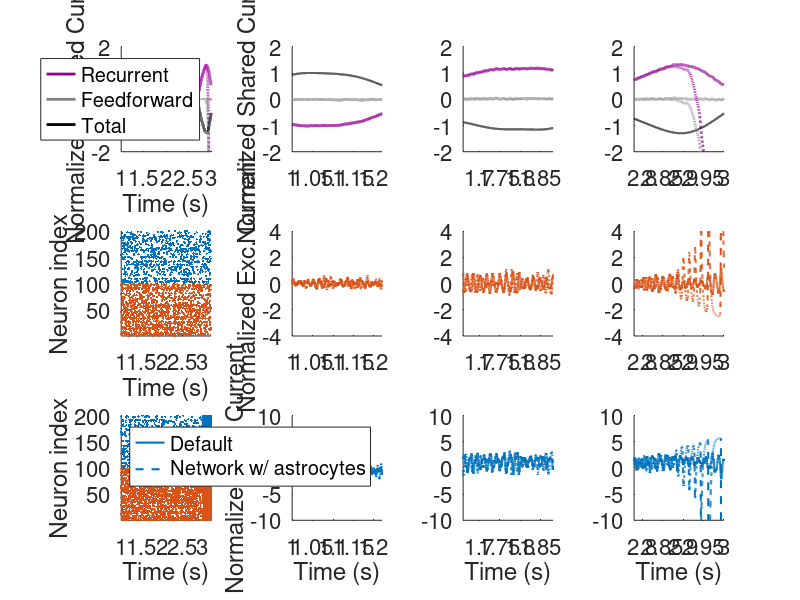

This chart was generated by the following MATLAB code:
%%
% Simulation results for the non-spatial one population model for networks
% with and without astrocyte ensheathment
%
% Creates S1 Fig for realization 2 from Fig 3C
%%

% Load the data
load('./CompressedData/NonspatialOnePop/balancedCompressed.mat')
load('./CompressedData/NonspatialOnePop/brokenEx2Compressed.mat')

figure(8); clf;

%% S1 Fig A: Plot the recurrent, feedforward, total input curves
Tmin=500; Tmax=4000;
timeVec=balance.params.dt:balance.params.dt:balance.params.Nt;
tIndices=find(timeVec>=Tmin & timeVec<=Tmax);

% Time window to average over for baseline
tAveIndices = find(timeVec>=Tmin & timeVec<=2700);

subplot(3,4,1); hold on; clearvars h; 
for ii = 1:2
    if ii == 1
        currData = balance; lineType = '-';
    else
        currData = broken_ex2; lineType='--';
    end
    
    baselineRec=mean(currData.Ie0_lowpass(tAveIndices)+currData.Ii0_lowpass(tAveIndices));
    baselineAll = mean(currData.Ie0_lowpass(tAveIndices)+currData.Ii0_lowpass(tAveIndices)+IF0_lowpass(tAveIndices));
    
    h(1+2*(ii-1)) = plot(timeVec(tIndices)/1000,(currData.Ie0_lowpass(tIndices)+currData.Ii0_lowpass(tIndices)...
        -baselineRec)/currData.Grheobase,lineType,'color',[0.55 0 0.55],'LineWidth',2);
    h(2+2*(ii-1)) = plot(timeVec(tIndices)/1000,(currData.Ie0_lowpass(tIndices)+currData.Ii0_lowpass(tIndices)+IF0_lowpass(tIndices)...
        -baselineAll)/currData.Grheobase,lineType,'color',[0.5 0.5 0.5],'LineWidth',2);
end

baselineFfwd = mean(IF0_lowpass(tAveIndices));
h(5) = plot(timeVec(tIndices)/1000,(IF0_lowpass(tIndices)-baselineFfwd)/currData.Grheobase,...
    'color','k','LineWidth',2);

legend([h(1),h(2),h(5)],{'Recurrent','Feedforward','Total'})
set(gca,'fontsize',16)
ylabel('Normalized Shared Current')
xlabel('Time (s)')
ylim([-2 2])
xlim([1000 3000]/1000)
xticks([1:0.5:3])
box off

%% S1 Fig Panels B and C: Create the rastor plots
tMin_plot = 1;
tvec_v2 = [0.05:0.05:5000]/1000;
numNeurons = 100;
excColor = [0.85 0.325 0.098];
inhColor = [0 0.447 0.741];

for ii = 1:2
    if ii == 1
        currData = balance;
    elseif ii == 2
        currData = broken_ex2;
    end
    
    subplot(3,4,5+4*(ii-1)); hold on;
    exc_neurons = find(currData.neuroninds <= numNeurons);
    inh_neurons = find(currData.neuroninds > numNeurons);
    plot(currData.s_raster(exc_neurons),currData.neuroninds(exc_neurons),...
        '.','color',excColor,'MarkerSize',5)
    plot(currData.s_raster(inh_neurons),currData.neuroninds(inh_neurons),...
        '.','color',inhColor,'MarkerSize',5)
    axis tight
    xlim([tMin_plot 3.2])
    set(gca,'fontsize',16)
    ylabel('Neuron index')
    xlabel('Time (s)')
    box off 
end

%% S1 Fig D: Plot the zoom-in panels
Tmin=500; Tmax=4000;
time=balance.params.dt:balance.params.dt:balance.params.Nt;
tIndices=find(time>=Tmin & time<=Tmax);

excColor = [0.85 0.325 0.098];
inhColor = [0 0.447 0.741];


subplot(3,4,2); hold on;
plot(time(tIndices)/1000,(IF0_lowpass(tIndices)-baselineFfwd)/balance.Grheobase,'-','color','k','linewidth',1.5)

subplot(3,4,3); hold on;
plot(time(tIndices)/1000,(IF0_lowpass(tIndices)-baselineFfwd)/balance.Grheobase,'-','color','k','linewidth',1.5)

subplot(3,4,4); hold on;
plot(time(tIndices)/1000,(IF0_lowpass(tIndices)-baselineFfwd)/balance.Grheobase,'-','color','k','linewidth',1.5)

for ii = 1:2
    if ii == 1
        currData = balance; lineType = '-';
    else
        currData = broken_ex2; lineType='--';
    end
    
    baselineExc=mean(currData.IeAve(tAveIndices));
    baselineInh=mean(currData.IiAve(tAveIndices));
    baselineRec=mean(currData.Ie0_lowpass(tAveIndices)+currData.Ii0_lowpass(tAveIndices));
    baselineAll = mean(currData.Ie0_lowpass(tAveIndices)+currData.Ii0_lowpass(tAveIndices)+IF0_lowpass(tAveIndices));
    
    for jj = 1:3
        subplot(3,4,2+(jj-1)); hold on;
        plot(timeVec(tIndices)/1000,(currData.Ie0_lowpass(tIndices)+currData.Ii0_lowpass(tIndices)...
            -baselineRec)/balance.Grheobase,lineType,'color',[0.55 0 0.55],'LineWidth',2);
        plot(timeVec(tIndices)/1000,(currData.Ie0_lowpass(tIndices)+currData.Ii0_lowpass(tIndices)+IF0_lowpass(tIndices)...
            -baselineAll)/balance.Grheobase,lineType,'color',[0.5 0.5 0.5],'LineWidth',2);
        ylim([-2 2])
        
        subplot(3,4,6+(jj-1)); hold on;
        plot(time(tIndices)/1000,(currData.IeAve(tIndices)-baselineExc)/balance.Grheobase,lineType,...
            'color',excColor,'linewidth',1.5)
        ylim([-4 4])
        
        subplot(3,4,10+(jj-1)); hold on;
        plot(time(tIndices)/1000,(currData.IiAve(tIndices)-baselineInh)/balance.Grheobase,lineType,...
            'color',inhColor,'linewidth',1.5)
        ylim([-10 10])
    end
end

for ii = 1:3
    subplot(3,4,2+4*(ii-1))
    xlim([1 1.22])
    set(gca,'fontsize',16)
    
    subplot(3,4,3+4*(ii-1))
    xlim([1.66 1.88])
    set(gca,'fontsize',16)
    
    subplot(3,4,4+4*(ii-1))
    xlim([2.78 3])
    set(gca,'fontsize',16)
end

subplot(3,4,10)
xlabel('Time (s)')
subplot(3,4,11)
xlabel('Time (s)')
subplot(3,4,12)
xlabel('Time (s)')
subplot(3,4,2)
ylabel('Normalized Shared Current')

subplot(3,4,6)
ylabel('Normalized Exc. Current')

subplot(3,4,10)
ylabel('Normalized Inh. Current')

legend('Default','Network w/ astrocytes')